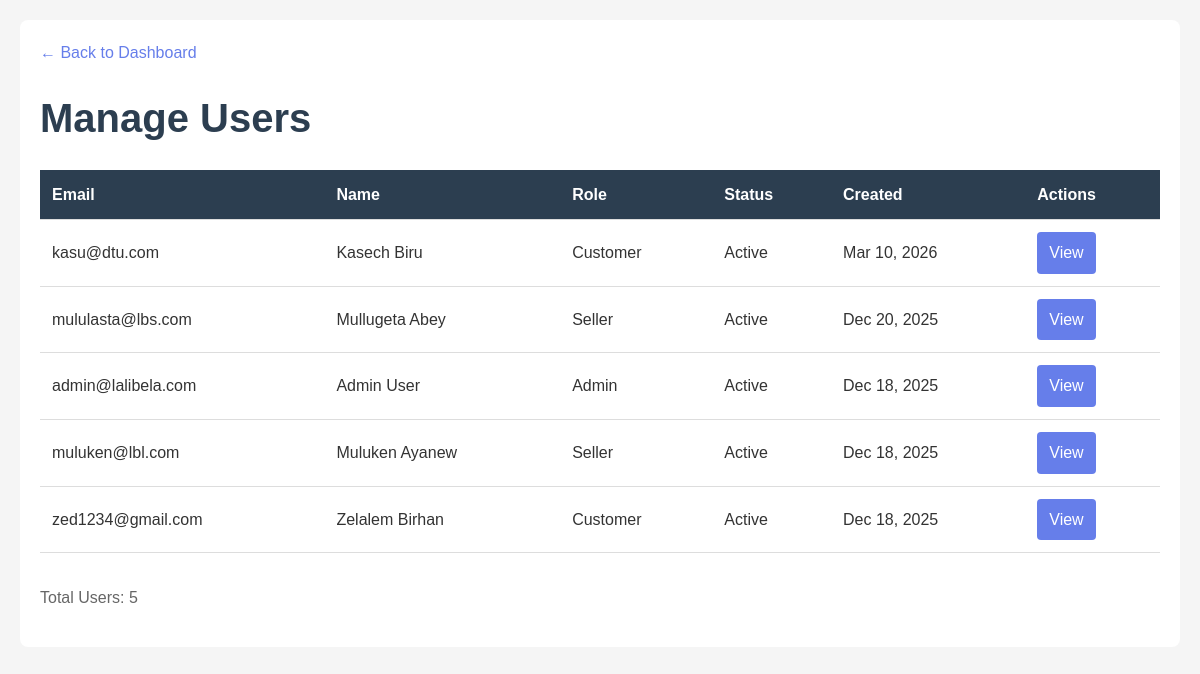
/admin/users.php (signed in), run on the app's committed database.
### tables this page shows
CREATE TABLE `users` (
  `id` int(11) NOT NULL,
  `email` varchar(255) NOT NULL,
  `password_hash` varchar(255) NOT NULL,
  `full_name` varchar(255) NOT NULL,
  `phone` varchar(20) DEFAULT NULL,
  `role` enum('customer','seller','admin') DEFAULT 'customer',
  `profile_picture` varchar(255) DEFAULT NULL,
  `bio` text DEFAULT NULL,
  `address` varchar(255) DEFAULT NULL,
  `city` varchar(100) DEFAULT NULL,
  `country` varchar(100) DEFAULT NULL,
  `postal_code` varchar(20) DEFAULT NULL,
  `is_verified` tinyint(1) DEFAULT 0,
  `is_active` tinyint(1) DEFAULT 1,
  `created_at` timestamp NOT NULL DEFAULT current_timestamp(),
  `updated_at` timestamp NOT NULL DEFAULT current_timestamp() ON UPDATE current_timestamp()
);

### php/db.php (called while the page is built, shortened)
<?php
class Database {
    private static $connection = null;
    public static function get_connection() {
        if (self::$connection === null) {
            try {
                $dsn = 'mysql:host=' . DB_HOST . ';dbname=' . DB_NAME . ';charset=utf8mb4';
                self::$connection = new PDO(
                    $dsn,
                    DB_USER,
                    DB_PASS,
                    [
                        PDO::ATTR_ERRMODE => PDO::ERRMODE_EXCEPTION,
                        PDO::ATTR_DEFAULT_FETCH_MODE => PDO::FETCH_ASSOC,
                        PDO::ATTR_EMULATE_PREPARES => false,
                    ]
                );
            } catch (PDOException $e) {
                error_log('Database connection failed: ' . $e->getMessage());
                throw new Exception('Database connection failed. Please try again later.');
            }
        }
        return self::$connection;
    }
    public static function execute_query($sql, $params = []) {
        try {
            $connection = self::get_connection();
            $stmt = $connection->prepare($sql);
            $stmt->execute($params);
            return $stmt;
        } catch (PDOException $e) {
            error_log('Query execution failed: ' . $e->getMessage());
            throw new Exception('Database query failed. Please try again later.');
        }
    }
    public static function fetch_all($sql, $params = []) {
        try {
            $stmt = self::execute_query($sql, $params);
            return $stmt->fetchAll();
        } catch (Exception $e) {
            error_log('Fetch all failed: ' . $e->getMessage());
            return [];
        }
    }
}
?>

### admin/users.php (the view, shortened to what this page needs)
<?php
require_once __DIR__ . '/../php/db.php';
?>
<!DOCTYPE html>
<html>
<head>
    <link rel="stylesheet" href="../css/style.css">
</head>
<body>
    <div class="container">
        <a href="dashboard.php" class="back-link">← Back to Dashboard</a>
        <h1>Manage Users</h1>
        <?php
        $users = Database::fetch_all("SELECT id, email, full_name, role, is_active, created_at FROM users ORDER BY created_at DESC");
        ?>
        <table>
            <thead>
                <tr>
                    <th>Email</th>
                    <th>Name</th>
                    <th>Role</th>
                    <th>Status</th>
                    <th>Created</th>
                    <th>Actions</th>
                </tr>
            </thead>
            <tbody>
                <?php foreach ($users as $user): ?>
                <tr>
                    <td><?php echo htmlspecialchars($user['email']); ?></td>
                    <td><?php echo htmlspecialchars($user['full_name']); ?></td>
                    <td><?php echo ucfirst($user['role']); ?></td>
                    <td><?php echo $user['is_active'] ? 'Active' : 'Inactive'; ?></td>
                    <td><?php echo date('M d, Y', strtotime($user['created_at'])); ?></td>
                    <td>
                        <a href="user-detail.php?id=<?php echo $user['id']; ?>" class="btn">View</a>
                    </td>
                </tr>
                <?php endforeach; ?>
            </tbody>
        </table>
        <p style="margin-top: 20px; color: #666;">Total Users: <?php echo count($users); ?></p>
    </div>
</body>
</html>

### css/style.css (style rules this page uses)
* { margin: 0; padding: 0; box-sizing: border-box; }
:root { --primary-color: #1a472a; --secondary-color: #d4af37; --accent-color: #e74c3c; --text-color: #333; --light-bg: #f5f5f5; --border-color: #ddd; --success-color: #27ae60; --error-color: #e74c3c; --warning-color: #f39c12; --info-color: #3498db; }
html { font-size: 16px; }
body { font-family: 'Segoe UI', Tahoma, Geneva, Verdana, sans-serif; color: var(--text-color); background-color: #fff; line-height: 1.6; }
h1, h2, h3, h4, h5, h6 { margin-bottom: 1rem; color: var(--primary-color); }
h1 { font-size: 2.5rem; }
p { margin-bottom: 1rem; }
a { color: var(--primary-color); text-decoration: none; transition: color 0.3s ease; }
.container { max-width: 1200px; margin: 0 auto; padding: 0 20px; }
.btn { display: inline-block; padding: 10px 20px; border: none; border-radius: 4px; cursor: pointer; font-size: 1rem; transition: all 0.3s ease; text-align: center; text-decoration: none; }
table { width: 100%; border-collapse: collapse; margin-bottom: 2rem; }
thead { background-color: var(--light-bg); }
th { padding: 12px; text-align: left; font-weight: 600; border-bottom: 2px solid var(--border-color); }
td { padding: 12px; border-bottom: 1px solid var(--border-color); }

### admin/users.php (style rules this page uses)
body { font-family: Arial, sans-serif; margin: 0; padding: 20px; background: #f5f5f5; }
.container { max-width: 1200px; margin: 0 auto; background: white; padding: 20px; border-radius: 8px; }
h1 { color: #2c3e50; }
table { width: 100%; border-collapse: collapse; margin-top: 20px; }
th, td { padding: 12px; text-align: left; border-bottom: 1px solid #ddd; }
th { background: #2c3e50; color: white; }
.btn { padding: 8px 12px; background: #667eea; color: white; border: none; border-radius: 4px; cursor: pointer; }
.back-link { display: inline-block; margin-bottom: 20px; color: #667eea; text-decoration: none; }

### data on the page
users: email "kasu@dtu.com", full_name "Kasech Biru", role "Customer", is_active "Active", created_at "Mar 10, 2026"
users: email "mululasta@lbs.com", full_name "Mullugeta Abey", role "Seller", is_active "Active", created_at "Dec 20, 2025"
users: email "admin@lalibela.com", full_name "Admin User", role "Admin", is_active "Active", created_at "Dec 18, 2025"
users: email "muluken@lbl.com", full_name "Muluken Ayanew", role "Seller", is_active "Active", created_at "Dec 18, 2025"
users: email "zed1234@gmail.com", full_name "Zelalem Birhan", role "Customer", is_active "Active", created_at "Dec 18, 2025"

### other printed values
count($users) "5"
